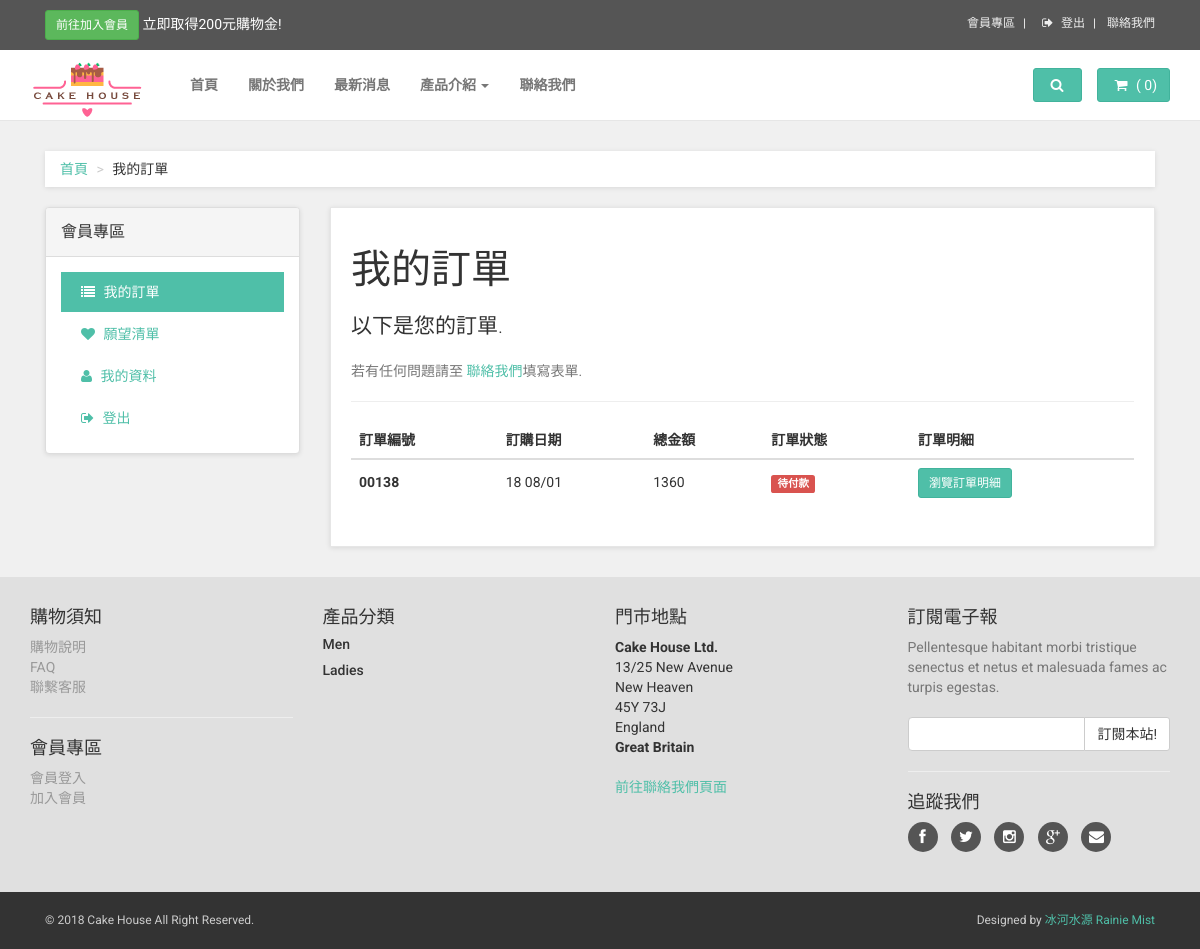
Before: /frontend/customer-orders.php (signed in) with the older database file.
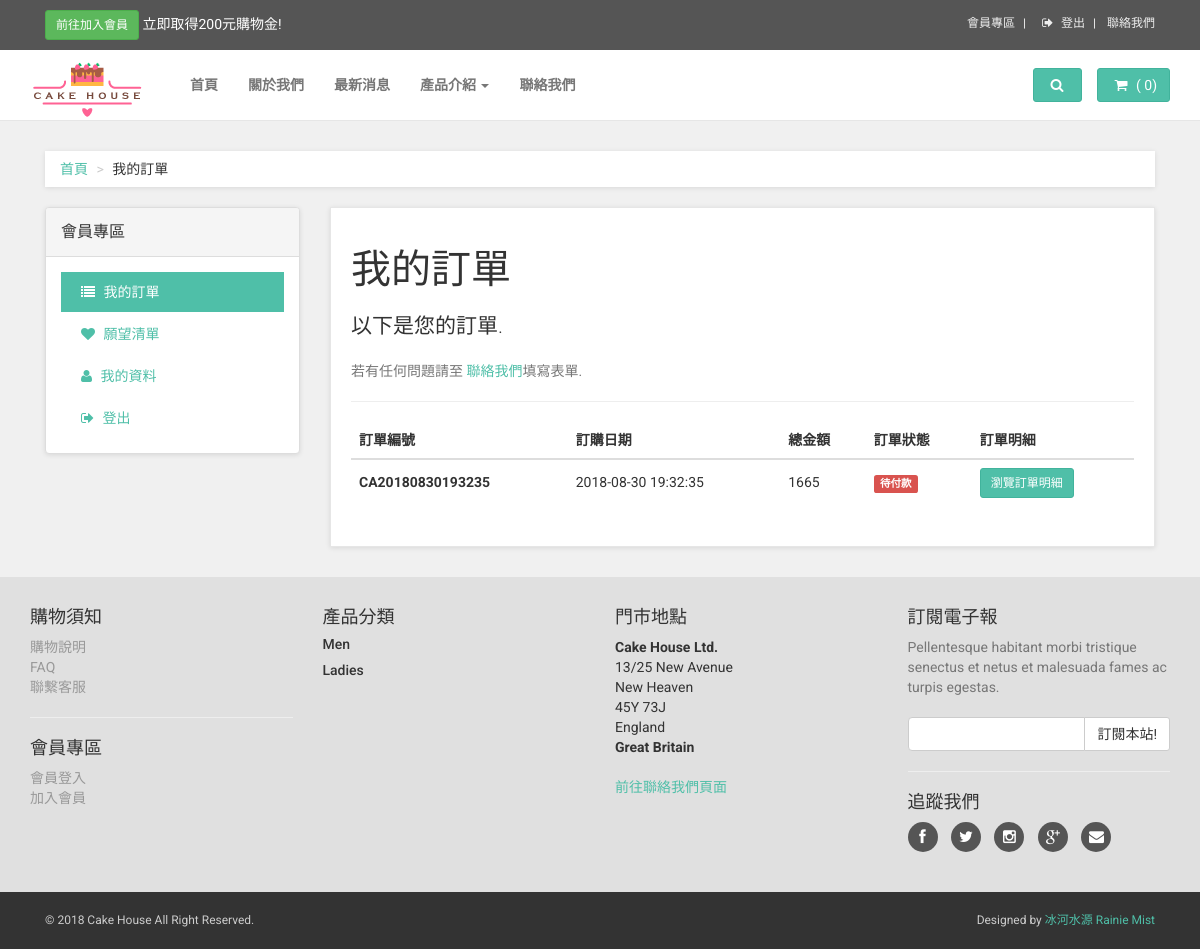
After: the same page with the newer database file.
### tables this page shows
CREATE TABLE IF NOT EXISTS `customer_orders` (
  `customer_orders_id` int(11) NOT NULL,
  `order_no` varchar(255) NOT NULL,
  `order_date` varchar(255) NOT NULL,
  `members_id` int(11) NOT NULL,
  `total_price` int(11) NOT NULL,
  `shipping` int(11) NOT NULL,
  `name` varchar(255) NOT NULL,
  `phone` varchar(255) NOT NULL,
  `mobile` varchar(255) NOT NULL,
  `zipcode` varchar(255) NOT NULL,
  `county` varchar(255) NOT NULL,
  `district` varchar(255) NOT NULL,
  `address` varchar(255) NOT NULL,
  `memo` text NOT NULL,
  `payment` varchar(255) NOT NULL,
  `delivery` varchar(255) NOT NULL,
  `created_at` varchar(255) DEFAULT NULL,
  `updated_at` varchar(255) DEFAULT NULL,
  `status` int(11) NOT NULL DEFAULT '0' COMMENT '0:未付款 1:已付款 2:已出貨 3:已送達(交易完成) 99:取消訂單',
  `status_name` varchar(255) NOT NULL
);

### frontend/customer-orders.php (the view, shortened to what this page needs)
<?php session_start();
require_once('../connection/connection.php'); ?>
<?php
$query = $db->query("SELECT * FROM customer_orders WHERE members_id=". $_SESSION['member']['members_id']." ORDER BY order_date DESC");
$member = $query->fetchAll(PDO::FETCH_ASSOC);
?>
<!DOCTYPE html>
<html lang="en">
<head>
    <?php require_once('template/head_files.php'); ?>
</head>
<body>
<?php require_once('template/navbar.php'); ?>
    <div id="all">
        <div id="content">
            <div class="container">
                <div class="col-md-12">
                    <ul class="breadcrumb">
                        <li><a href="#">首頁</a>
                        </li>
                        <li>我的訂單</li>
                    </ul>
                </div>
                <div class="col-md-3">
                    <div class="panel panel-default sidebar-menu">
                        <div class="panel-heading">
                            <h3 class="panel-title">會員專區</h3>
                        </div>
                        <div class="panel-body">
                            <ul class="nav nav-pills nav-stacked">
                                <li class="active">
                                    <a href="customer-orders.php"><i class="fa fa-list"></i> 我的訂單</a>
                                </li>
                                <li>
                                    <a href="customer-wishlist.php"><i class="fa fa-heart"></i> 願望清單</a>
                                </li>
                                <li>
                                    <a href="customer-account.php"><i class="fa fa-user"></i> 我的資料</a>
                                </li>
                                <li>
                                    <a href="../index.php"><i class="fa fa-sign-out"></i> 登出</a>
                                </li>
                            </ul>
                        </div>
                    </div>
                </div>
                <div class="col-md-9" id="customer-orders">
                    <div class="box">
                        <h1>我的訂單</h1>
                        <p class="lead">以下是您的訂單.</p>
                        <p class="text-muted">若有任何問題請至 <a href="contact.php">聯絡我們</a>填寫表單.</p>
                        <hr>
                        <div class="table-responsive">
                            <table class="table table-hover">
                                <thead>
                                    <tr>
                                        <th>訂單編號</th>
                                        <th>訂購日期</th>
                                        <th>總金額</th>
                                        <th>訂單狀態</th>
                                        <th>訂單明細</th>
                                    </tr>
                                </thead>
                                <tbody>
                                <?php foreach ($member as $customer) { ?>
                                    <tr>
                                        <th><?php echo $customer['order_no'];?></th>
                                        <td><?php echo $customer['order_date'];?></td>
                                        <td><?php echo $customer['total_price'] + $customer['shipping']; ?></td>
                                       <td>
                                        <?php if ($customer['status'] ==0) { ?>
                                            <span class="label label-danger">待付款</span>
                                            <?php } if ($customer['status'] ==1) { ?>
                                            <span class="label label-info">已付款</span>
                                            <?php } if ($customer['status'] ==2) { ?>
                                            <span class="label label-warning">出貨中</span>
                                            <?php } if ($customer['status'] ==3) { ?>
                                            <span class="label label-success">已送達(交易完成)</span>
                                            <?php } else if ($customer['status'] ==99) { ?>
                                            <span class="label label-danger">訂單取消</span>
                                            <?php } ?>
                                        </td>
                                        <td>
										<a href="customer-order.php" class="btn btn-primary btn-sm">瀏覽訂單明細</a>
                                        </td>
                                    </tr>
                                    <?php } ?>
                                </tbody>
                            </table>
                        </div>
                    </div>
                </div>
            </div>
        </div>
        <?php require_once('template/footer.php'); ?>
</body>
</html>

Changed rows visible on the page:
removed customer_orders: order_no "00138", order_date "18 08/01", $customer['total_price'] + $customer['shipping'] "1360", status "待付款"
added customer_orders: order_no "CA20180830193235", order_date "2018-08-30 19:32:35", $customer['total_price'] + $customer['shipping'] "1665", status "待付款"
